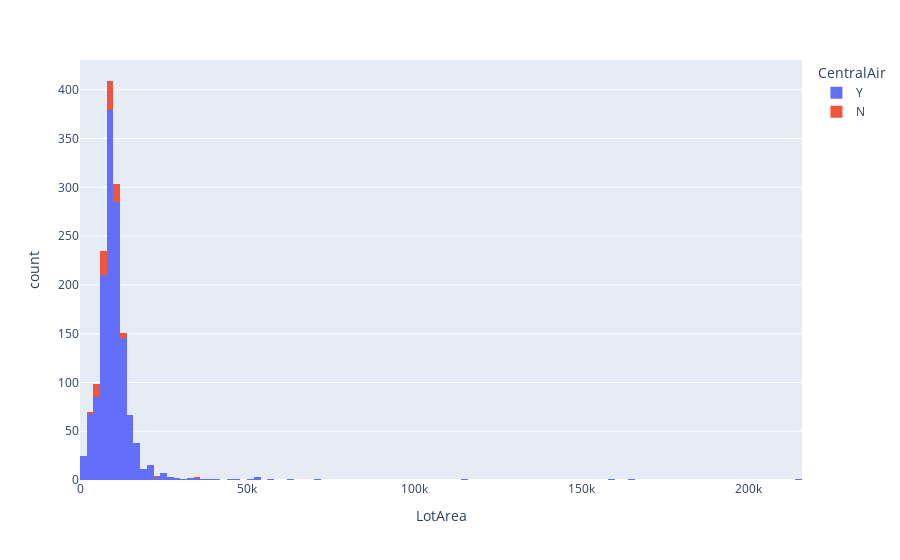

The cell this chart's notebook holds for it:
### Code cell
plot_histogram(prices_df.LotArea)

### Figure 1 — Plotly figure (JSON) as saved in the notebook; plotly's stock layout.template omitted (floating-point values rounded to 4 significant figures; data arrays with more than 128 entries replaced by an {"elided": "..."} marker saying what was removed)
{"data": [{"alignmentgroup": "True", "bingroup": "x", "hovertemplate": "CentralAir=Y<br>LotArea=%{x}<br>count=%{y}<extra></extra>", "legendgroup": "Y", "marker": {"color": "#636efa", "pattern": {"shape": ""}}, "name": "Y", "offsetgroup": "Y", "orientation": "v", "showlegend": true, "type": "histogram", "x": {"elided": "1365 int values"}, "xaxis": "x", "yaxis": "y"}, {"alignmentgroup": "True", "bingroup": "x", "hovertemplate": "CentralAir=N<br>LotArea=%{x}<br>count=%{y}<extra></extra>", "legendgroup": "N", "marker": {"color": "#EF553B", "pattern": {"shape": ""}}, "name": "N", "offsetgroup": "N", "orientation": "v", "showlegend": true, "type": "histogram", "x": [6324, 8500, 6040, 8472, 7200, 5790, 10778, 8470, 7200, 10625, 8500, 6780, 9600, 5604, 9906, 5000, 9142, 5232, 7264, 5687, 5000, 11888, 6402, 8544, 9084, 10020, 9000, 34650, 22420, 8160, 4280, 12108, 4571, 10800, 7879, 10594, 10800, 5000, 6858, 12150, 3600, 8248, 6120, 6629, 9600, 5600, 9873, 10800, 8544, 11700, 8405, 8100, 8712, 6000, 12155, 8000, 6600, 6204, 8765, 6120, 6270, 9000, 7136, 5925, 10800, 11414, 10880, 9786, 10206, 9825, 7200, 11500, 13600, 8544, 8400, 6180, 6342, 12180, 6240, 10680, 8525, 9600, 10120, 6600, 6627, 3636, 4118, 5250, 6292, 8212, 8520, 10800, 7200, 8854, 11767], "xaxis": "x", "yaxis": "y"}], "layout": {"barmode": "relative", "legend": {"title": {"text": "CentralAir"}, "tracegroupgap": 0}, "margin": {"t": 60}, "xaxis": {"anchor": "y", "domain": [0, 1], "title": {"text": "LotArea"}}, "yaxis": {"anchor": "x", "domain": [0, 1], "title": {"text": "count"}}}}
